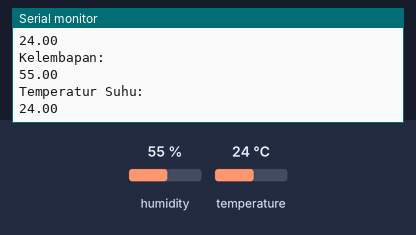
Simulated run of this sketch. Board: Arduino Uno, built with avr-gcc and run on an emulated ATmega328P. Parts: the last lines printed to the serial monitor. Inputs (shaded band) come from the test bench; at power-on: humidity 55 %, temperature 24 °C.

Above: at 2.8 s.
2.9 s: humidity set to 22 %
At 3.05 s:
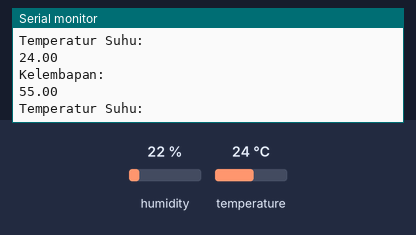
5.6 s: temperature set to 12 °C
At 5.69 s:
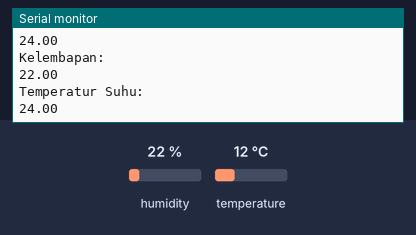
8.3 s: humidity set to 40 %
At 12.69 s:
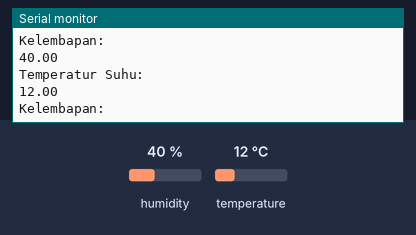
Timing chart, 0 to 14.2 s (numbered marks = the images above; inputs shaded):
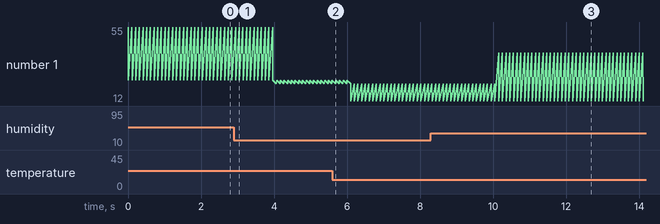

The sketch:

sensor_suhu_kelembapan.ino
```cpp
#include <DHT.h>
uint8_t READER = 14; // PIN GPIO14 ( D5 )
DHT dht(READER, DHT22); // KONFIGURASI DHT

void setup() {
  Serial.begin(115200); // SERIAL BAUD
  pinMode(READER, INPUT);
  dht.begin();
}

void loop() {
  float suhu = dht.readTemperature();
  float kelembapan = dht.readHumidity();
  Serial.println("Kelembapan: ");
  Serial.println(kelembapan);
  Serial.println("Temperatur Suhu: ");
  Serial.println(suhu);
  delay(100);
}
```

Measured:
- after the input at 8.3 s, the serial monitor: prints a new line after 1.9 s (image 3)
- plotted number 1: 24 → 12 after the input at 5.6 s
